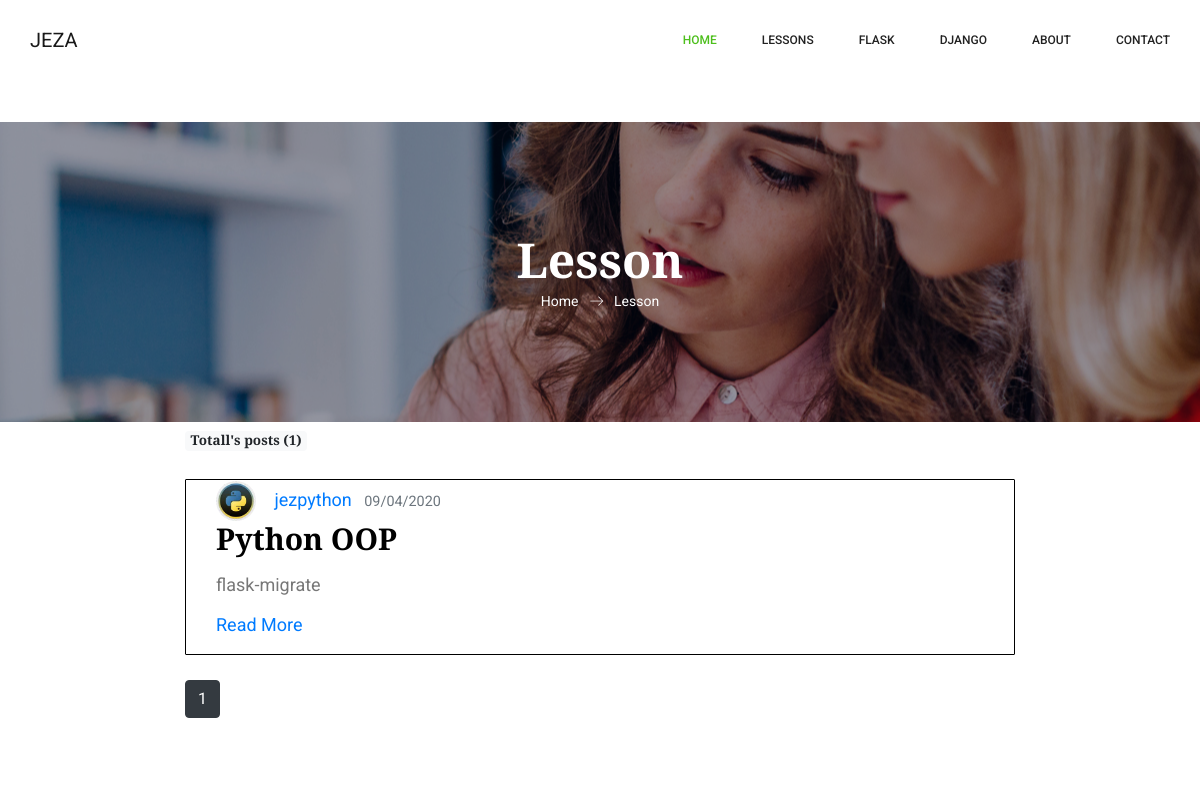
The app's page /post (upper part), older data.
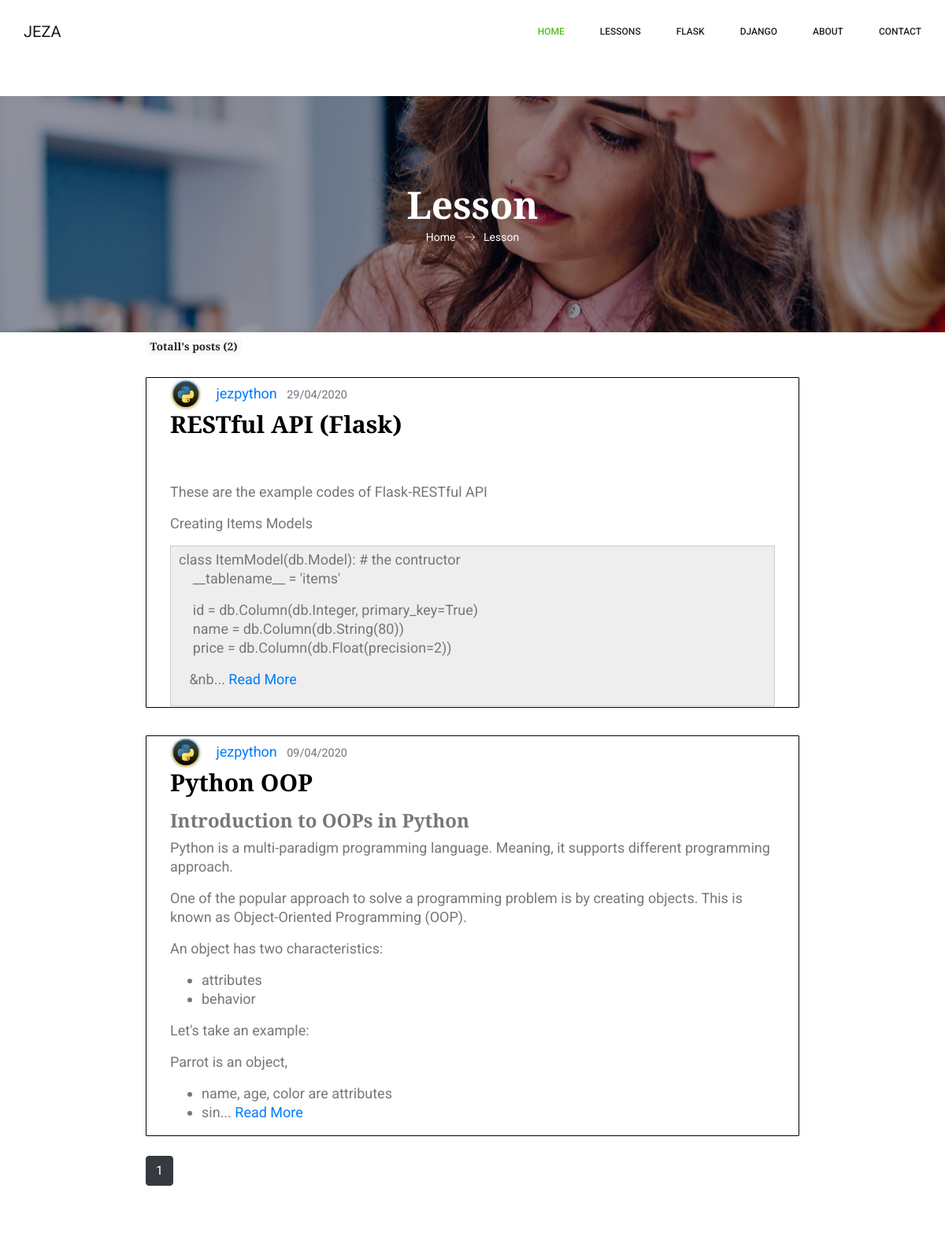
The same page, newer data.
### sec/models.py (models this page shows, shortened)
class Post(db.Model):
	id = db.Column(db.Integer, primary_key=True)
	title = db.Column(db.String(100), nullable=False)
	date_posted = db.Column(db.DateTime, nullable=False, default=datetime.utcnow)
	content = db.Column(db.Text, nullable=False)
	image = db.Column(db.String(120))
	user_id = db.Column(db.Integer, db.ForeignKey('user.id'), nullable=False)

class User(db.Model, UserMixin):
	id = db.Column(db.Integer, primary_key=True)
	username = db.Column(db.String(20), unique=True, nullable=False)
	email = db.Column(db.String(120), unique=True, nullable=False)
	image_file = db.Column(db.String(20), nullable=False, default='default.jpg')
	password = db.Column(db.String(120), nullable=False)
	posts = db.relationship('Post', backref='author', lazy=True)

### sec/main/routes.py (the view)
@main.route('/post')
def all_post():
	page = request.args.get('page', 1, type=int)
	posts = Post.query.order_by(Post.date_posted.desc()).paginate(page=page, per_page=5)
	return render_template('all_post.html', title='All Posts', posts=posts)

### sec/templates/all_post.html
{% extends 'index.html' %}
{% block content %}
<section class="banner_area">
    <div class="banner_inner d-flex align-items-center">
        <div class="overlay bg-parallax" data-stellar-ratio="0.9" data-stellar-vertical-offset="0" data-background=""></div>
        <div class="container">
            <div class="banner_content text-center">
                <h2>Lesson</h2>
                <div class="page_link">
                    <a href="{{url_for('main.home')}}">Home</a>
                    <a href="{{url_for('main.all_post')}}">Lesson</a>
                </div>
            </div>
        </div>
    </div>
</section>
<div class="content">
    <h1 class="badge badge-light"> Totall's posts  ({{ posts.total }})</h1>
</div>
{% for post in posts.items %}
    <div class="content">
        <article class="media content-section">
            <div class="media-body">
                <div class="article-metadat">
                    <img class="rounded-circle article-img" src="{{ url_for('static', filename='profile_pics/' + post.author.image_file) }}">
                    <a class="mr-2" href="{{ url_for('users.user_posts', username=post.author.username) }}"> {{ post.author.username }} </a>
                    <small class="text-muted">{{post.date_posted.strftime('%d/%m/%Y')}}</small>
                </div>
                <div>
                <h2><a class="article-title" href="{{url_for('posts.show_post', post_id=post.id)}}">{{ post.title }}</a></h2>
                <p class="article-content"> {{ post.content|safe|truncate(530,True)}}
                    <a href="{{url_for('posts.show_post', post_id=post.id)}}"> Read More</a>
                </p>
            </div>
            </div>
        </article>
        </div>
        {% endfor %}
        <div class="content">
            {% for page_num in posts.iter_pages(left_edge=1, right_edge=1, left_current=1, right_current=2) %}
                {% if page_num %}
                    {% if posts.page == page_num %}
                        <a class="btn btn-dark mb-4 " href="{{ url_for('main.all_post', page=page_num) }}">{{ page_num }}</a>
                    {% else %}
                        <a class="btn btn-outline-dark mb-4" href="{{ url_for('main.all_post', page=page_num) }}">{{ page_num }}</a>
                    {% endif %}
                    {% else %}
                    ...
                {% endif %}
            {% endfor %}
        </div>
    <br> <br>
{% endblock %}

Row changes from the older to the newer data that the page shows:
added Post: image_file (picture), author.username "jezpython", date_posted "29/04/2020", title "RESTful API (Flask)", content "These are the example codes of Flask-RESTful API Creating Items Models class ItemModel(db.Model): # the contructor __tablename__ = 'items' id = db.Column(db.Integer, primary_key=True) name = db.Column(db.String(80)) price = db.Column(db.Float(precision=2)) &nb..."
changed Post "Python OOP": content "flask-migrate" → "Introduction to OOPs in Python Python is a multi-paradigm programming language. Meaning, it supports different programming approach. One of the popular approach to solve a programming problem is by creating objects. This is known as Object-Oriented Programming (OOP). An object has two characteristics: attributes behavior Let's take an example: Parrot is an object, name, age, color are attributes sin..."
Text that changed along with them:
{{ posts.total }}: "1" → "2"
